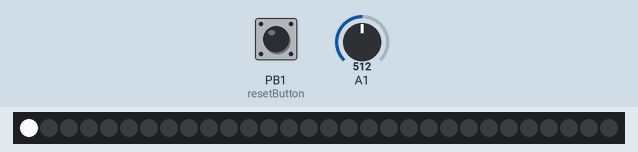
Recording of a sketch running on a simulated ATtiny85, built with avr-gcc and run on an emulated ATtiny85. Parts: 30 RGB LEDs in strip order, left to right. Inputs (shaded band) come from the test bench; at power-on: A1 = 512, PB1 (resetButton) LOW.

Above: at 17.19 s.
18.1 s: A1 set to 900
At 19.3 s:
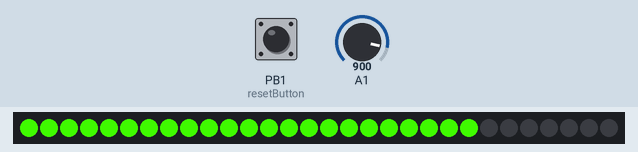
20.2 s: PB1 (resetButton) pulled HIGH for 1.85 s
32.8 s: A1 set to 1023
At 36.23 s:
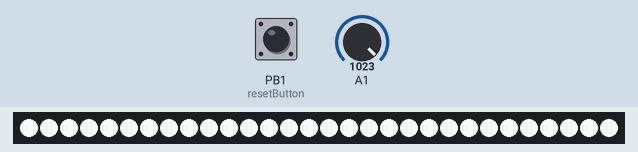
37.8 s: PB1 (resetButton) pulled HIGH for 1.85 s
50.4 s: A1 set to 716
At 58.3 s:
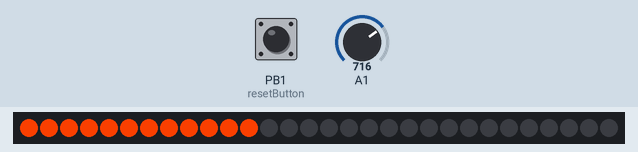

The sketch:

NeoPixelStrip_Health_Bar_Digispark.ino
```cpp
#include <Adafruit_NeoPixel.h>

#define PIN 0

// Parameter 1 = number of pixels in strip
// Parameter 2 = pin number (most are valid)
// Parameter 3 = pixel type flags, add together as needed:
//   NEO_KHZ800  800 KHz bitstream (most NeoPixel products w/WS2812 LEDs)
//   NEO_KHZ400  400 KHz (classic 'v1' (not v2) FLORA pixels, WS2811 drivers)
//   NEO_GRB     Pixels are wired for GRB bitstream (most NeoPixel products)
//   NEO_RGB     Pixels are wired for RGB bitstream (v1 FLORA pixels, not v2)
Adafruit_NeoPixel strip = Adafruit_NeoPixel(30, PIN, NEO_GRB + NEO_KHZ800); // 8 instead of 30 for stick

int MAX_BRIGHTNESS = 255;
boolean readyToStart = true;
int resetButton = 1; //pin p1 for reset button
int temp = 0;
int val = 1;
//int adjustKnob = 0;
boolean resetProgram = false;

void setup() {

  strip.begin();
  strip.show();

  pinMode(resetButton, INPUT);
  pinMode(1, INPUT); // pin p2 = analog port 1

  //Serial.begin(9600);
}
void loop() {
  if (readyToStart) {
    initialize();
  }

  if (digitalRead(resetButton) == 1) {
    readyToStart = true;
  }
  delay(250);

  //analog port 1 = pin 2
  int adjustVal = analogRead(1);

  //Serial.print("Raw Value: ");
  //Serial.print(adjustVal);
  //Serial.print("\t");
  //Serial.print("New values: ");
  temp = val;
  val = map(adjustVal, 511, 1023, 0, 29); //7 instead of 29 for stick
  //Serial.print(val);
  //Serial.print("\n");
  if (temp != val) { // don't update LED if adjustment knob hasn't changed
    adjustBar(val);
  }

}

/*
 * Sweet initialization setup
 */
void initialize() {
  // Fade up slowly to white using MAX_BRIGHTNESS var
  for (int i = 0; i < strip.numPixels(); i++) {
    for (int j = 0; j < MAX_BRIGHTNESS; j++) {
      strip.setPixelColor(i, j, j, j);
      strip.setBrightness(240);
      strip.show();
      delay(.1);
    }
  }

  // Fade out light bar
  for (int i = strip.numPixels(); i >= 0; i--) {
    strip.setPixelColor(i, 0, 0, 0);
    strip.show();
    delay(50);
  }

  delay(1000);

  // Make healthy bar
//  for (int i = 0; i < strip.numPixels(); i++) {
//    strip.setPixelColor(i, 0, 255, 0);
//  }
//
//  strip.setBrightness(20);
//  strip.show();

  readyToStart = false;
  // End sweet initialization
}

void adjustBar(int val) {
 // strip.show();
  int valIn = val;
  uint32_t color = strip.Color(255, 255, 255);
  // Case statement for use with stick, mapped below to convert back to strip
  switch (valIn) {
  case 1:
  case 2:
  case 3:
  case 4:
  case 5:
    color = strip.Color(255, 16, 0);
    break;
  case 6:
  case 7:
  case 8:
  case 9:
    color = strip.Color(255, 64, 0);
    break;
  case 10:
  case 11:
  case 12:
  case 13:
    color = strip.Color(255, 64, 0);
    break;
  case 14:
  case 15:
  case 16:
  case 17:
    color = strip.Color(255, 128, 0);
    break;
  case 18:
  case 19:
  case 20:
  case 21:
    color = strip.Color(128, 255, 0);
    break;
  case 22:
  case 23:
  case 24:
  case 25:
    color = strip.Color(64, 255, 0);
    break;
  case 26:
  case 27:
  case 28:
  case 29:
    color = strip.Color(0, 255, 0);
    break;
  default:
    color = strip.Color(255, 0, 0);
  }

 // valIn = map(valIn,0,7,0,29); // Used to convert back to strip

  //clear the pixels to zero
  for (int j = 0; j < strip.numPixels(); j++) {
   strip.setPixelColor(j, 0, 0, 0);
  }
  strip.show();

  //show the correct color and num pixels

  for (int i = 0; i <= valIn; i++) {
    strip.setPixelColor(i, color);
  }
  strip.show();
}
```

Measured:
- after the input at 18.1 s, the LEDs: change after 0.45 s (image 1)
- after the input at 20.2 s, every drawn part: stays the same
- after the input at 50.4 s, the LEDs: first differ from a run without the input after 7.2 s (image 3)
